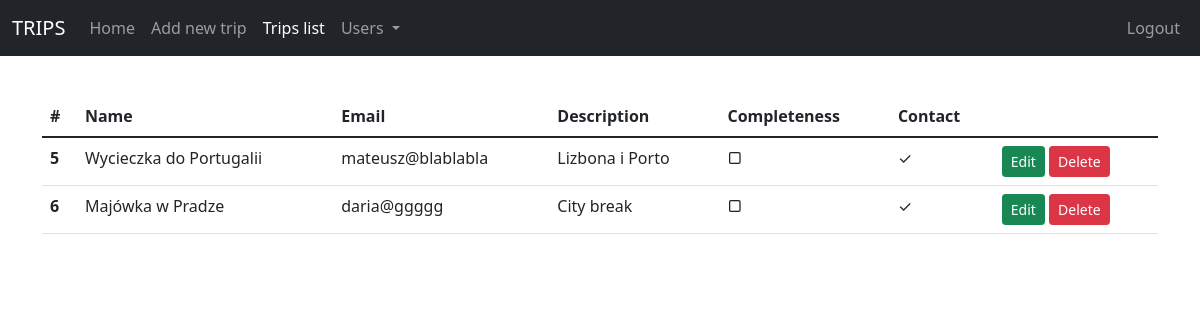
/all_trips (signed in), run on the app's committed database.
### app.py (models this page shows, shortened)
class Trips(db.Model):
    id = db.Column(db.Integer, primary_key=True)
    name = db.Column(db.String(100), primary_key=False)
    email = db.Column(db.String(100), primary_key=False)
    description = db.Column(db.String(200), primary_key=False)
    completeness = db.Column(db.Boolean, primary_key=False)
    contact = db.Column(db.Boolean, primary_key=False)

### app.py (the view)
@app.route('/all_trips')
@login_required
@fresh_login_required
def all_trips():
    trips = Trips.query.all()
    return render_template('all_trips.html', trips=trips, active_menu='all_trips', cur_login=current_user)

### app.py (called while the page is built)
@login_manager.user_loader
def load_user(user_id):
    return Users.query.filter(Users.id == user_id).first()

### templates/all_trips.html (shortened to what this page needs)
{% from "macros.html" import show_flash %}
{% extends "base.html" %}
{% block page_body %}
<br>
<div class="container">
    <table class="table">
        <thead>
          <tr>
            <th scope="col">#</th>
            <th scope="col">Name</th>
            <th scope="col">Email</th>
            <th scope="col">Description</th>
            <th scope="col">Completeness</th>
            <th scope="col">Contact</th>
          </tr>
        </thead>
        <tbody>
          {% for trip in trips %}
          <tr>
            <th scope="row">{{ trip.id }}</th>
            <td>{{ trip.name }}</td>
            <td>{{ trip.email }}</td>
            <td>{{ trip.description }}</td>
            <td>
                {% if trip.completeness %}
                     &check;
                  {% else %}
                     &#x25a2;
                  {% endif %}
            </td>
            <td>
                {% if trip.contact %}
                     &check;
                  {% else %}
                     &#x25a2;
                  {% endif %}
            </td>
            <td>
                <a href="{{ url_for('edit_trip', trip_id = trip.id) }}" class="btn btn-success btn-sm" role="button">Edit</a>
                <a type="button" class="btn btn-danger btn-sm delete-confirm"
                   data-bs-toggle="modal" data-bs-target="#confirmDeleteModal"
                   data-desc="{{ trip.name }}"
                   data-url="{{ url_for('delete_trip', trip_id = trip.id) }}">Delete</a>
            </td>
          </tr>
          {% endfor %}
        </tbody>
      </table>
</div>
{% endblock %}

### data on the page
Trips: id "5", name "Wycieczka do Portugalii", email "mateusz@blablabla", description "Lizbona i Porto"
Trips: id "6", name "Majówka w Pradze", email "daria@ggggg", description "City break"
